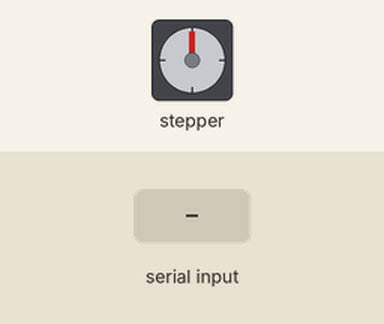
A sketch run on a simulated Arduino Uno, built with avr-gcc and run on an emulated ATmega328P. Shown: stepper motor. Inputs (shaded band) come from the test bench. Stepper angles assume 1600 steps per turn.

Above: at 1.2 s.
1.3 s: "90,45\n" received over Serial
At 1.7 s:
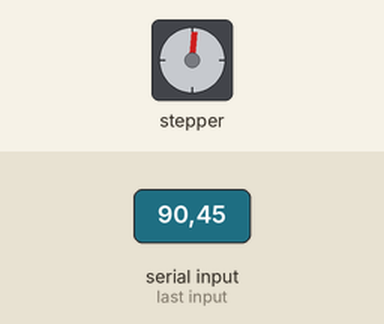
2.8 s: "5\n" received over Serial
At 3.3 s:
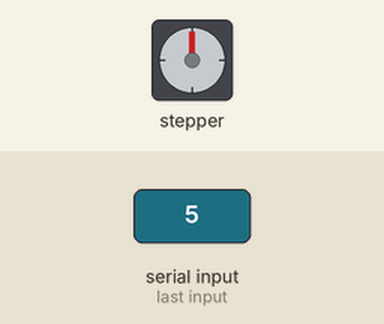
Timing chart, 0 to 5.8 s (numbered marks = the images above; inputs shaded):
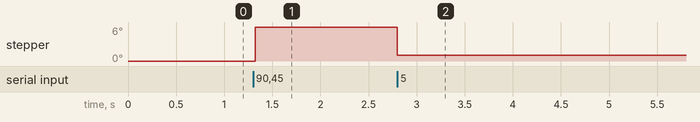

The sketch:

Upload_on_the_Arduino.ino
```cpp
/* Example for MobaTools
  Moving a stepper back and forth controlled by serial monitor
*/
#include <MobaTools.h>

// Adjust pins, steps, and time as needed
const byte stepPin = 3;
const byte dirPin = 2;
const int stepsPerRev = 1600;  // Steps per Revolution ( example with 1/8 microsteps )(changed from 1600)
long targetPos = 0;            // Initial target position
long nextPos = 0;
int checker;
//int relay =4;

MoToStepper myStepper ( stepsPerRev, STEPDIR );
MoToTimer stepperPause;          // Pause between stepper moves
bool stepperRunning;

enum StepperState {
  IDLE,
  MOVING
};

StepperState stepperState = IDLE;

void setup() {
//  digitalWrite(relay,HIGH);
  myStepper.attach( stepPin, dirPin );
  myStepper.setSpeed( 5000 ); // 60 Rev/Min ( if stepsPerRev is set correctly )
  myStepper.setRampLen( 150 );
  Serial.begin(115200);
//  pinMode(relay,OUTPUT);
//  digitalWrite(relay,LOW);

  stepperRunning = true;
}

void loop() {
  // Check if there is any data available on the serial port
  if (Serial.available()) {
    // Read the next position from the serial port

    checker = Serial.parseInt();
    if (checker!=0)    //uncomment this in the case of erratic behavioud
    nextPos = checker;
    if (nextPos != targetPos) {
      if (nextPos>30){
        targetPos = 30;
      }
      else if (nextPos<-30){

        targetPos = -30;
      }
      else{
        targetPos=nextPos;
      }

      stepperState = IDLE; // Change state to IDLE to allow a new move
    }
  }

  // State machine to control the stepper
  switch (stepperState) {
    case IDLE:
      if (!myStepper.moving()) {
        myStepper.moveTo(targetPos);
        stepperState = MOVING;
      }
      break;
    case MOVING:
      if (!myStepper.moving()) {
        stepperState = IDLE;
      }
      break;
  }
}
```
